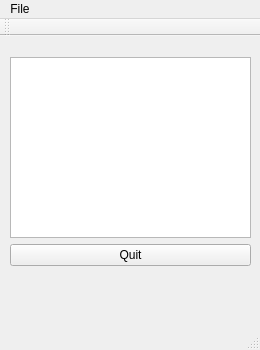
<?xml version="1.0" encoding="UTF-8"?>
<ui version="4.0">
 <class>Notepad</class>
 <widget class="QMainWindow" name="Notepad">
  <property name="geometry">
   <rect>
    <x>0</x>
    <y>0</y>
    <width>260</width>
    <height>350</height>
   </rect>
  </property>
  <property name="windowTitle">
   <string>Notepad</string>
  </property>
  <widget class="QWidget" name="centralWidget">
   <widget class="QWidget" name="">
    <property name="geometry">
     <rect>
      <x>10</x>
      <y>10</y>
      <width>241</width>
      <height>231</height>
     </rect>
    </property>
    <layout class="QVBoxLayout" name="verticalLayout">
     <property name="leftMargin">
      <number>0</number>
     </property>
     <property name="rightMargin">
      <number>0</number>
     </property>
     <item>
      <widget class="QTextEdit" name="textEdit"/>
     </item>
     <item>
      <widget class="QPushButton" name="quitButton">
       <property name="text">
        <string>Quit</string>
       </property>
      </widget>
     </item>
    </layout>
   </widget>
  </widget>
  <widget class="QMenuBar" name="menuBar">
   <property name="geometry">
    <rect>
     <x>0</x>
     <y>0</y>
     <width>260</width>
     <height>21</height>
    </rect>
   </property>
   <widget class="QMenu" name="menuFile">
    <property name="title">
     <string>File</string>
    </property>
    <addaction name="actionOpen"/>
    <addaction name="actionSave"/>
   </widget>
   <addaction name="menuFile"/>
  </widget>
  <widget class="QToolBar" name="mainToolBar">
   <attribute name="toolBarArea">
    <enum>TopToolBarArea</enum>
   </attribute>
   <attribute name="toolBarBreak">
    <bool>false</bool>
   </attribute>
  </widget>
  <widget class="QStatusBar" name="statusBar"/>
  <action name="actionOpen">
   <property name="text">
    <string>Open</string>
   </property>
  </action>
  <action name="actionSave">
   <property name="text">
    <string>Save</string>
   </property>
  </action>
 </widget>
 <layoutdefault spacing="6" margin="11"/>
 <resources/>
 <connections/>
</ui>
